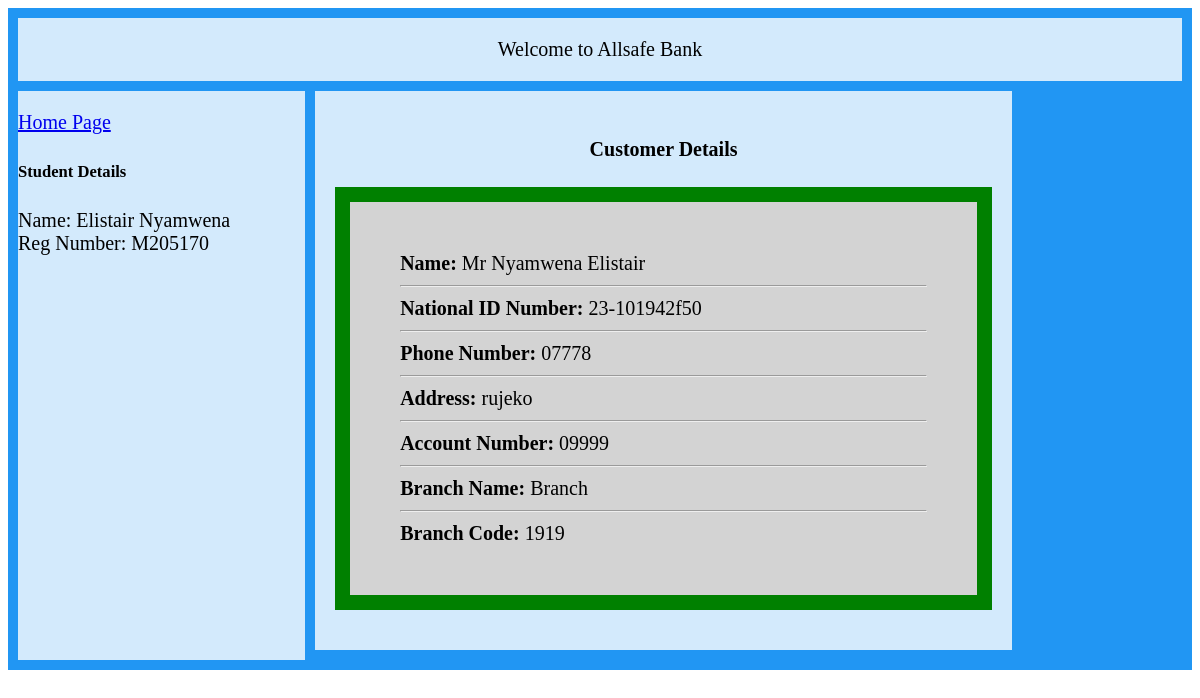
/customer_details/4/, run on the app's committed database.
### base/models.py (models this page shows, shortened)
class BankDetails(models.Model):
    account_number = models.CharField(max_length=30, unique=True)
    customer_id = models.ForeignKey(Customer, on_delete=models.CASCADE)
    branch_name = models.CharField(max_length=30)
    branch_code = models.IntegerField()

class Customer(models.Model):
    first_name = models.CharField(max_length=30)
    last_name = models.CharField(max_length=30)
    national_id_number = models.CharField(max_length=16, unique=True)
    title = models.CharField(max_length=10)
    phone_number = models.CharField(max_length=18)
    address = models.CharField(max_length=50)
    updated = models.DateTimeField(auto_now=True)
    created = models.DateTimeField(auto_now_add=True)

### base/views.py (the view)
# urls.py: path('customer_details/<str:pk>/', views.view_details, name="details"),
def view_details(request, pk):
    customers = BankDetails.objects.get(customer_id=pk)
    context = {'customers': customers}
    return render(request, 'base/customer_details.html', context)

### base/templates/base/customer_details.html (shortened to what this page needs)
{% extends 'nav.html' %}
{% block content %}
<h4>Customer Details</h4>
<div id="details">
<span style="font-weight: bold">Name: </span>  {{ customers.customer_id.title  }} {{ "  " }} {{ customers.customer_id.last_name }} {{ " " }} {{ customers.customer_id.first_name }} <br>
    <hr>
    <span style="font-weight: bold">National ID Number:</span> {{ customers.customer_id.national_id_number }}  <br>
    <hr>
    <span style="font-weight: bold">Phone Number:</span>  {{ customers.customer_id.phone_number }} <br>
    <hr>
    <span style="font-weight: bold">Address:</span>  {{ customers.customer_id.address }} <br>
    <hr>
    <span style="font-weight: bold">Account Number:</span> {{ customers.account_number }}  <br>
    <hr>
    <span style="font-weight: bold">Branch Name:</span> {{ customers.branch_name }} <br>
    <hr>
    <span style="font-weight: bold">Branch Code:</span> {{ customers.branch_code }} <br>
</div>
{% endblock content %}

### base/templates/base/customer_details.html (style rules this page uses)
#details { background-color: lightgrey; width: auto; border: 15px solid green; padding: 50px; margin: 20px; text-align: left !important; }

### data on the page
BankDetails: customer_id "Mr", customer_id.last_name "Nyamwena", customer_id.first_name "Elistair", customer_id.national_id_number "23-101942f50", customer_id.phone_number "07778", customer_id.address "rujeko", account_number "09999", branch_name "Branch", branch_code "1919"
